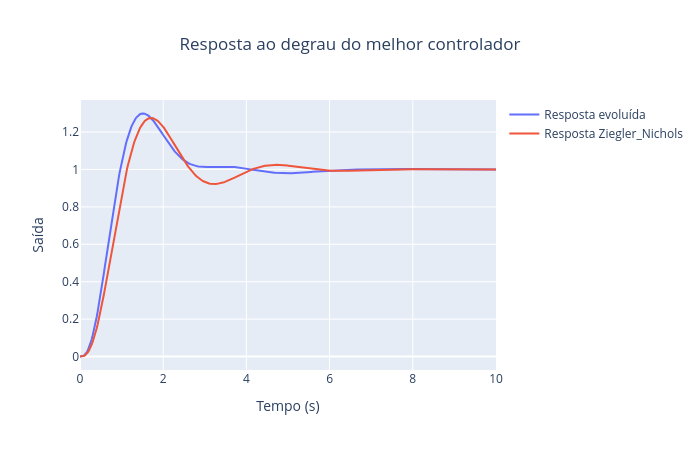

Source (notebook cell):
### Code cell
# @title Figura 1: Resposta ao degrau

# parâmetros do melhor indivíduo
kp, kd, ki = pop[best_ind]
best_fitness = fitness_PID(kp, kd, ki)

sys = G_MF(kp, kd, ki)

# parâmetros do Ziegler-Nichols (obtidos pela regra de malha aberta da Exp. 2)
sys2 = G_MF(7.4393,2.8269,4.8943)

t, y = control.step_response(sys, Tmax)
t2, y2 = control.step_response(sys2, Tmax)

# valor final aproximado
y_final = y[-1]

# ---- tempo de subida (10% -> 90%) ----
t10 = t[np.where(y >= 0.1*y_final)[0][0]]
t90 = t[np.where(y >= 0.9*y_final)[0][0]]
t_r = t90 - t10

# ---- tempo de acomodação (banda de 2%) ----
tol = 0.02 * y_final
idx = np.where(np.abs(y - y_final) > tol)[0]

if len(idx) > 0:
    t_s = t[idx[-1] + 1]
else:
    t_s = 0

# ---- margem de fase ----
gm, pm, wg, wp = control.margin(sys)
MF = pm

# ---- overshoot ----
ypeak = np.max(y)
ipeak = np.argmax(y)
tpeak = t[ipeak]

yhead = y[:ipeak+1]
ytail = y[ipeak:]

hf = len(ytail)

yfinal = np.mean(ytail[int(0.95*hf):])

overshoot = (ypeak - yfinal)/yfinal

# =========================
# Prints
# =========================

print(f"kp: {kp:.4f}")
print(f"kd: {kd:.4f}")
print(f"ki: {ki:.4f}")
print(f"Fitness deste melhor indivíduo: {best_fitness:.4f}")
print(f"")
print(f"Tempo de subida (t_r): {t_r:.4f} s")
print(f"Tempo de acomodação (t_s): {t_s:.4f} s")
print(f"Margem de fase (MF): {MF:.2f} graus")
print(f"Overshoot (OS): {100*overshoot:.2f} %")

# =========================
# Plot
# =========================
fig = go.Figure()

fig.add_trace(
    go.Scatter(
        x=t,
        y=y,
        mode="lines",
        name="Resposta evoluída",
        line=dict(width=2)
    )
)

fig.add_trace(
    go.Scatter(
        x=t2,
        y=y2,
        mode="lines",
        name="Resposta Ziegler_Nichols",
        line=dict(width=2)
    )
)

fig.update_layout(
    title=dict(
        text='Resposta ao degrau do melhor controlador',
        x=0.5
    ),
    xaxis_title='Tempo (s)',
    yaxis_title='Saída',
    width=700,
    height=450,
)

fig.show()

### Figure 1 — Plotly figure (JSON) as saved in the notebook; plotly's stock layout.template omitted (floating-point values rounded to 4 significant figures; data arrays with more than 128 entries replaced by an {"elided": "..."} marker saying what was removed)
{"data": [{"line": {"width": 2}, "mode": "lines", "name": "Resposta evoluída", "type": "scatter", "x": {"elided": "472 float values"}, "y": {"elided": "472 float values"}}, {"line": {"width": 2}, "mode": "lines", "name": "Resposta Ziegler_Nichols", "type": "scatter", "x": {"elided": "426 float values"}, "y": {"elided": "426 float values"}}], "layout": {"height": 450, "title": {"text": "Resposta ao degrau do melhor controlador", "x": 0.5}, "width": 700, "xaxis": {"title": {"text": "Tempo (s)"}}, "yaxis": {"title": {"text": "Saída"}}}}
